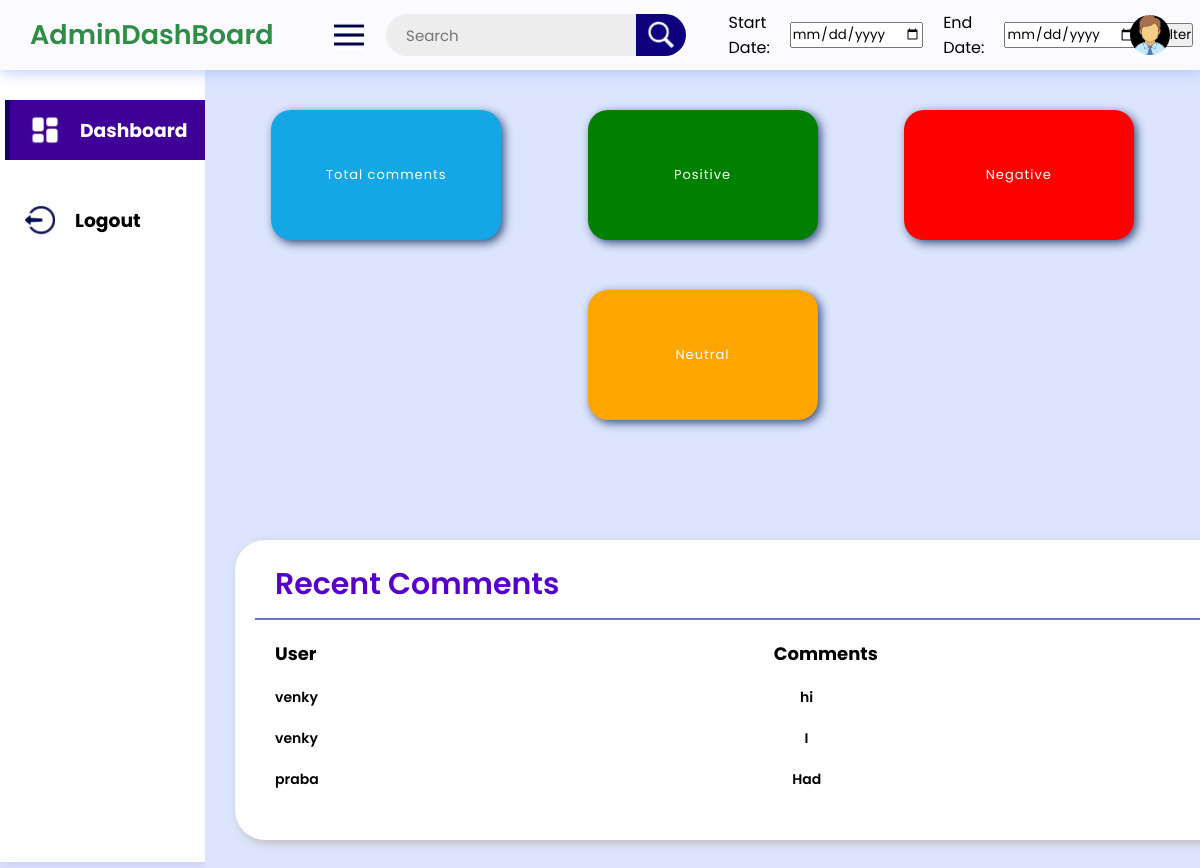
The page /neutral (signed in) on the database its author committed.
### db.py (models this page shows)
class Comment(db.Model):
    id = db.Column(db.Integer, primary_key=True)
    user = db.Column(db.String(80), nullable=False)
    text = db.Column(db.String(500), nullable=False)
    sentiment = db.Column(db.Float)
    sentiment_label = db.Column(db.String(10))
    date = db.Column(Date, default=datetime.utcnow().date())

### route.py (the view)
@app.route('/neutral', methods=['GET'])
@login_required
def get_neutral():
    comments = Comment.query.all()
    total_comment=[]
    my_tuple=[]
    for i in range(len(comments)):
        if comments[i].sentiment_label == "Neutral":
            comment={}
            comment["user"]=comments[i].user
            comment["comment"]=comments[i].text
            comment["sentiment_label"]=comments[i].sentiment_label
            total_comment.append(comment)
    return render_template('neutral.html', comments=total_comment)

### route.py (called while the page is built)
@login_manager.user_loader
def load_user(user_id):
    return User.query.get(int(user_id))

### templates/neutral.html (shortened to what this page needs)
<!DOCTYPE html>
<html lang="en">
<head>
	<link rel="stylesheet"
		href="{{ url_for('static', filename='css/style.css') }}">
	<link rel="stylesheet"
		href="{{ url_for('static', filename='css/responsive.css') }}">
</head>
<body>
	<header>
		<div class="logosec">
			<div class="logo">AdminDashBoard</div>
			<img src="{{ url_for('static', filename='images/menu-icon.png') }}"
				class="icn menuicn"
				id="menuicn"
				alt="menu-icon">
		</div>
		<div class="searchbar">
			<input type="text"
				placeholder="Search">
			<div class="searchbtn">
			<img src="{{ url_for('static', filename='images/search-icon.png') }}"
					class="icn srchicn"
					alt="search-icon">
			</div>
		</div>
		<form method="POST" class="date" id="filter-form">
			Start Date: <input type="date" name="start_date" id="start-date">
			End Date: <input type="date" name="end_date" id="end-date">
			<input type="submit" value="Filter">
		</form>
			<div class="dp">
			<img src="{{ url_for('static', filename='images/dp.png') }}"
					class="dpicn"
					alt="dp">
			</div>
	</header>
	<div class="main-container">
		<div class="navcontainer">
			<nav class="nav">
				<div class="nav-upper-options">
					<div class="nav-option option1">
						<img src="{{ url_for('static', filename='images/dashboard.png') }}"
							class="nav-img"
							alt="dashboard">
						<h3> Dashboard</h3>
					</div>
					<div class="nav-option logout" id="logout">
						<img src="{{ url_for('static', filename='images/logout.png') }}"
							class="nav-img"
							alt="logout">
						<h3>Logout</h3>
					</div>
				</div>
			</nav>
		</div>
		<div class="main">
			<div class="box-container">
				<div class="box box1" id="home">
					<div class="text">
						<h2 class="topic">Total comments</h2>
					</div>
				</div>
				<div class="box box2" id="positive">
					<div class="text">
						<h2 class="topic">Positive</h2>
					</div>
				</div>
				<div class="box box3" id="negative">
					<div class="text">
						<h2 class="topic">Negative</h2>
					</div>
				</div>
				<div class="box box4" id="neutral">
					<div class="text">
						<h2 class="topic">Neutral</h2>
					</div>
				</div>
			<div class="report-container">
				<div class="report-header">
					<h1 class="recent-Articles">Recent Comments</h1>
				</div>
				<div class="report-body">
					<div class="report-topic-heading">
						<h3 class="t-op">User</h3>
						<h3 class="t-op">Comments</h3>
					</div>
					<div class="items" id="positive-comments">
						{% for comment in comments %}
						<div class="item1">
							<h3 class="t-op-nextlvl">{{ comment.user }}</h3>
							<h3 class="t-op-nextlvl">{{ comment.comment }}</h3>
						</div>
					{% endfor %}
					</div>
				</div>
			</div>
		</div>
	</div>
</body>
</html>

### static/css/style.css (style rules this page uses)
* { margin: 0; padding: 0; box-sizing: border-box; font-family: "Poppins", sans-serif; }
:root { --background-color1: #fafaff; --background-color2: #ffffff; --background-color3: #ededed; --background-color4: #cad7fda4; --primary-color: #4b49ac; --secondary-color: #0c007d; --Border-color: #3f0097; --total-color: rgb(20, 166, 229); --positive-color: green; --negative-color: red; --neutral-color: orange; }
body { background-color: var(--background-color4); max-width: 100%; overflow-x: hidden; }
header { height: 70px; width: 100vw; padding: 0 30px; background-color: var(--background-color1); position: fixed; z-index: 100; box-shadow: 1px 1px 15px rgba(161, 182, 253, 0.825); display: flex; justify-content: space-between; align-items: center; }
.logo { font-size: 27px; font-weight: 600; color: rgb(47, 141, 70); }
.icn { height: 30px; }
.menuicn { cursor: pointer; }
.searchbar, .message, .logosec { display: flex; align-items: center; justify-content: center; }
.logosec { gap: 60px; }
.searchbar input { width: 250px; height: 42px; border-radius: 50px 0 0 50px; background-color: var(--background-color3); padding: 0 20px; font-size: 15px; outline: none; border: none; }
.searchbtn { width: 50px; height: 42px; display: flex; align-items: center; justify-content: center; border-radius: 0px 50px 50px 0px; background-color: var(--secondary-color); cursor: pointer; }
.dp { height: 40px; width: 40px; background-color: #626262; border-radius: 50%; display: flex; align-items: center; justify-content: center; overflow: hidden; }
.main-container { display: flex; width: 100vw; position: relative; top: 70px; z-index: 1; }
.dpicn { height: 42px; }
.main { height: calc(100vh - 70px); width: 100%; overflow-y: scroll; overflow-x: hidden; padding: 40px 30px 30px 30px; }
.box-container { display: flex; justify-content: space-evenly; align-items: center; flex-wrap: wrap; gap: 50px; }
.nav { min-height: 91vh; width: 250px; background-color: var(--background-color2); position: absolute; top: 0px; left: 00; box-shadow: 1px 1px 10px rgba(198, 189, 248, 0.825); display: flex; flex-direction: column; justify-content: space-between; overflow: hidden; padding: 30px 0 20px 10px; }
.navcontainer { height: calc(100vh - 70px); width: 250px; position: relative; overflow-y: scroll; overflow-x: hidden; transition: all 0.5s ease-in-out; }
.nav-option { width: 250px; height: 60px; display: flex; align-items: center; padding: 0 30px 0 20px; gap: 20px; transition: all 0.1s ease-in-out; }
.date { width: 35%; height: 60px; display: flex; align-items: center; padding: 0 30px 0 20px; gap: 20px; transition: all 0.1s ease-in-out; }
.nav-img { height: 30px; }
.nav-upper-options { display: flex; flex-direction: column; align-items: center; gap: 30px; }
.option1 { border-left: 5px solid #010058af; background-color: var(--Border-color); color: white; cursor: pointer; }
.box { height: 130px; width: 230px; border-radius: 20px; box-shadow: 3px 3px 10px rgba(0, 30, 87, 0.751); padding: 20px; display: flex; align-items: center; justify-content: space-around; cursor: pointer; transition: transform 0.3s ease-in-out; }
.box:nth-child(1) { background-color: var(--total-color); }
.box:nth-child(2) { background-color: var(--positive-color); }
.box:nth-child(3) { background-color: var(--negative-color); }
.box:nth-child(4) { background-color: var(--neutral-color); }
.box .text { color: white; }
.topic { font-size: 13px; font-weight: 400; letter-spacing: 1px; }
.report-container { min-height: 300px; max-width: 1200px; margin: 70px auto 0px auto; background-color: #ffffff; border-radius: 30px; box-shadow: 3px 3px 10px rgb(188, 188, 188); padding: 0px 20px 20px 20px; }
.report-header { height: 80px; width: 100%; display: flex; align-items: center; justify-content: space-between; padding: 20px 20px 10px 20px; border-bottom: 2px solid rgba(0, 20, 151, 0.59); }
.recent-Articles { font-size: 30px; font-weight: 600; color: #5500cb; }
.report-body { max-width: 1160px; overflow-x: auto; padding: 20px; }
.report-topic-heading, .item1 { width: 1120px; display: flex; justify-content: space-between; align-items: center; }
.t-op { font-size: 18px; letter-spacing: 0px; }
.items { width: 1120px; margin-top: 15px; }
.item1 { margin-top: 20px; }
.t-op-nextlvl { font-size: 14px; letter-spacing: 0px; font-weight: 600; }

### rows shown on the page
Comment: user "venky", comment "hi"
Comment: user "venky", comment "I"
Comment: user "praba", comment "Had"
